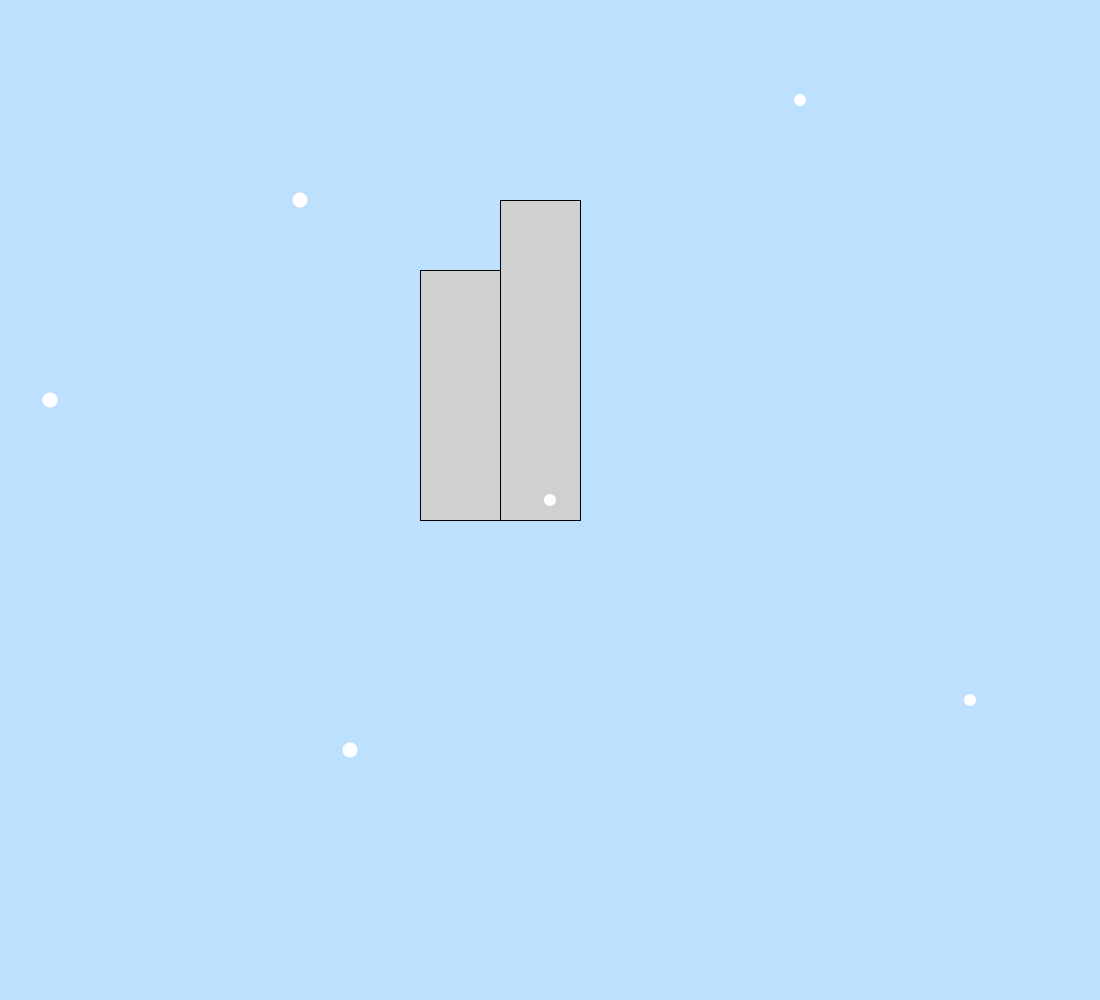
Frame 1 (no input)
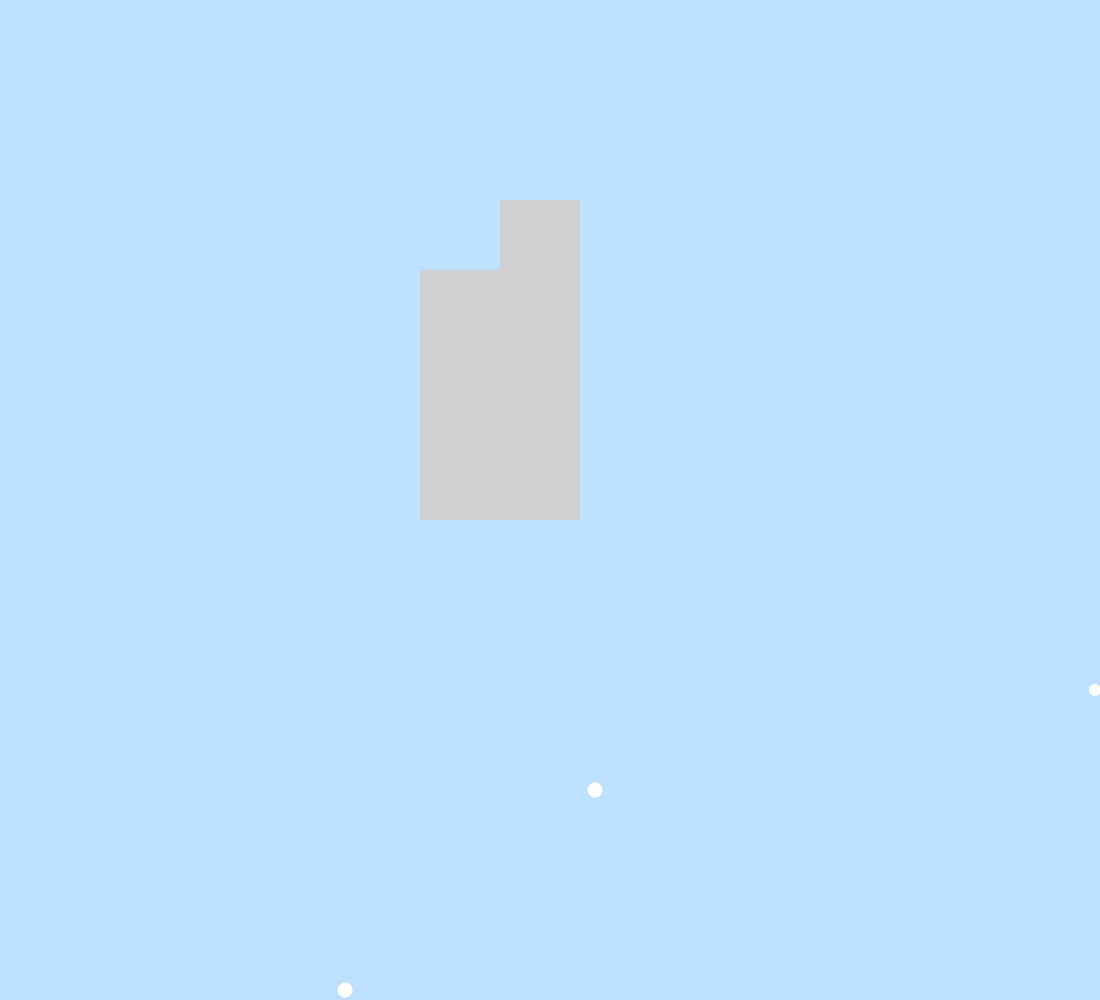
Frame 60 (the mouse pressed at the canvas centre just before this capture)
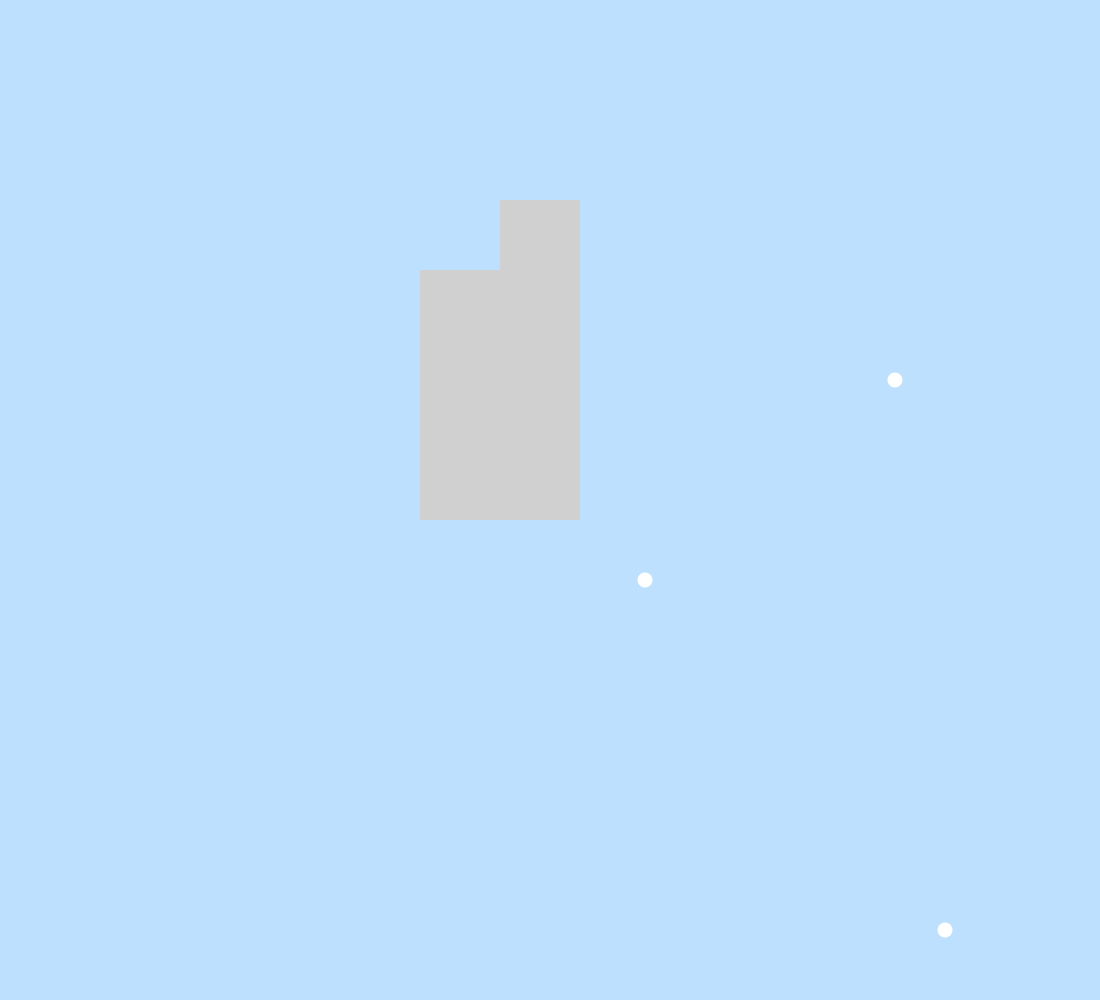
Frame 120 (the mouse held since frame 60 and released just before this capture)

The Processing sketch that drew these frames (run headless with seeded random() and noise(); from frame 60 on, the mouse is pressed at the canvas centre):

// Processing sketch: BUILDING
// ── BUILDING.pde
float x , y , d ;
float a , b , c ;
void setup (){
  size (1100,1000);
    
  x = 300 ;
  y = 200 ;
  d = 100 ;
  
  a = 500;
  b = 200;
  c = 100;
  
}

void draw (){
  background(189, 224, 254) ;
  snow (x,y,d);
  
  x+= 5 ;
  if (x>width) x = 0 ;
   
  y+= 10 ;
  if (y> height ) y = 0 ;


}

// ── snow.pde
void snow (float x , float y , float d ){
   
 //building 
 fill (208);
 rect (a-0.8*c,b+0.7*c,0.8*c,2.5*c);
 rect (a,b,0.8*c,3.2*c);
  
  
  //snow 
  fill (255);
  noStroke();
  circle (x,y,d*0.15); 
  circle (x+2.5*d,y+3*d,d*0.12);
  circle (x-2.5*d,y+2*d,d*0.15);
  circle (x+5*d,y-d,d*0.12);
  circle (x+6.7*d,y+5*d,d*0.12);
  circle (x+0.5*d,y+5.5*d,d*0.15);
 
  
}

  
